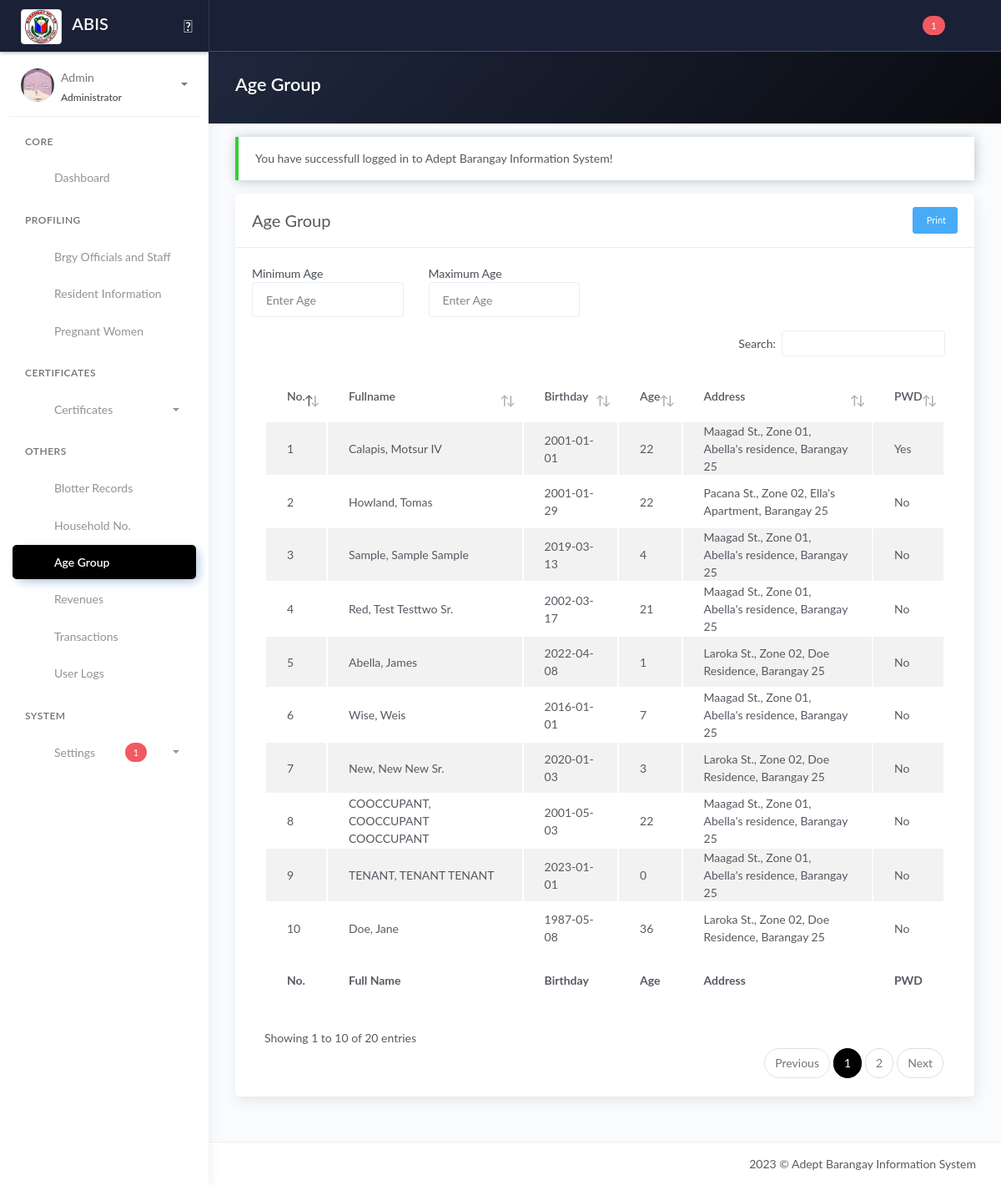
/age-group.php (signed in), run on the app's committed database.
### tables this page shows
CREATE TABLE `tblresident2` (
  `id_resident` int(11) NOT NULL,
  `national_id` varchar(100) NOT NULL,
  `region` varchar(10) NOT NULL,
  `city` varchar(100) NOT NULL,
  `province` varchar(100) NOT NULL,
  `barangay` varchar(100) NOT NULL,
  `citizenship` varchar(100) NOT NULL,
  `picture` text NOT NULL,
  `firstname` varchar(100) NOT NULL,
  `middlename` varchar(100) NOT NULL,
  `lastname` varchar(100) NOT NULL,
  `ext` varchar(10) NOT NULL,
  `alias` varchar(20) NOT NULL,
  `birthplace` varchar(100) NOT NULL,
  `birthdate` date NOT NULL,
  `sex` varchar(20) NOT NULL,
  `civilstatus` varchar(20) NOT NULL,
  `residence_type` varchar(25) NOT NULL COMMENT 'new; co-occupant; tenant',
  `id_household` int(80) NOT NULL,
  `family_head` varchar(10) NOT NULL,
  `date_of_residence` date NOT NULL,
  `vstatus` varchar(10) NOT NULL,
  `identified_as` varchar(20) NOT NULL,
  `phone` varchar(100) NOT NULL,
  `email` varchar(100) NOT NULL,
  `occupation` varchar(100) NOT NULL,
  `resident_type` int(20) NOT NULL DEFAULT 1 COMMENT '1 = Alive; 0 = Deceased',
  `id_org` varchar(100) NOT NULL,
  `pwd` varchar(5) NOT NULL,
  `indigent` varchar(5) NOT NULL,
  `remarks` text NOT NULL,
  `res_updated_at` timestamp NOT NULL DEFAULT current_timestamp() ON UPDATE current_timestamp(),
  `id_user` int(11) NOT NULL
);

CREATE TABLE `tbl_household` (
  `id_household` int(11) NOT NULL,
  `household_number` int(100) NOT NULL,
  `house_no` int(100) NOT NULL COMMENT '(2.1)',
  `id_purok` varchar(50) NOT NULL,
  `household_street_name` varchar(100) NOT NULL COMMENT '(2.2)',
  `household_address` varchar(250) NOT NULL COMMENT '(2.3)',
  `household_type` varchar(250) NOT NULL
);

CREATE TABLE `tblpurok` (
  `id_purok` int(11) NOT NULL,
  `purok_name` varchar(255) DEFAULT NULL,
  `purok_details` text DEFAULT NULL
);

CREATE TABLE `tblbrgy_info` (
  `id_brgy_info` int(11) NOT NULL,
  `province` varchar(100) DEFAULT NULL,
  `town` varchar(100) DEFAULT NULL,
  `brgy_name` varchar(50) DEFAULT NULL,
  `contact_number` varchar(50) DEFAULT NULL,
  `dashboard_text` text DEFAULT NULL,
  `image` varchar(200) DEFAULT NULL,
  `city_logo` varchar(100) DEFAULT NULL,
  `brgy_logo` varchar(100) DEFAULT NULL
);

### model/fetch_brgy_info.php (called while the page is built, shortened)
<?php
    $query = "SELECT * FROM tblbrgy_info";
    $result = $conn->query($query);
	$row = $result->fetch_assoc();
	if($row){
		$brgy 		 = $row['brgy_name'];
	}
?>

### age-group.php (the view, shortened to what this page needs)
<?php include 'server/server.php' ?>
<?php
$query = "SELECT * FROM tblresident2 WHERE resident_type=1";
$result = $conn->query($query);
$resident = array();
while ($row = $result->fetch_assoc()) {
	$resident[] = $row;
}
?>
<!DOCTYPE html>
<html lang="en">
<head>
	<?php include 'templates/header.php' ?>
	<link rel="stylesheet" href="assets/js/plugin/dataTables.dateTime.min.css">
	<link rel="stylesheet" href="assets/js/plugin/datatables/Buttons-1.6.1/css/buttons.dataTables.min.css">
</head>
<body>
	<div class="wrapper">
		<?php include 'templates/main-header.php' ?>
		<?php include 'templates/sidebar.php' ?>
		<div class="main-panel">
			<div class="content">
				<div class="panel-header bg-dark-gradient">
					<div class="page-inner">
						<div class="d-flex align-items-left align-items-md-center flex-column flex-md-row">
							<div>
								<h2 class="text-white fw-bold">Age Group</h2>
							</div>
						</div>
					</div>
				</div>
				<div class="page-inner">
					<div class="row mt--2">
						<div class="col-md-12">
							<?php if (isset($_SESSION['message'])) : ?>
								<div class="alert alert-<?php echo $_SESSION['success']; ?> <?= $_SESSION['success'] == 'danger' ? 'bg-danger text-light' : null ?>" role="alert">
									<?php echo $_SESSION['message']; ?>
								</div>
							<?php endif ?>
							<div class="card">
								<div class="card-header">
									<div class="card-head-row">
										<div class="card-title">Age Group</div>
										<div class="card-tools">
											<a href="#add" data-toggle="modal" class="btn btn-info btn-sm"><i class="fa fa-print"></i>&nbspPrint</a>
										</div>
									</div>
								</div>
								<div class="card-body">
									<div class="row mb-3 w-50">
										<div class="col">
											<label>Minimum Age</label>
											<input type="text" class="form-control" id="min" name="min" placeholder="Enter Age">
										</div>
										<div class="col">
											<label>Maximum Age</label>
											<input type="text" class="form-control" id="max" name="max" placeholder="Enter Age">
										</div>
									</div>
									<div class="table-responsive">
										<table id="agegrouptable" class="display table table-striped">
											<thead>
												<tr>
													<th scope="col">No. </th>
													<th scope="col">Fullname</th>
													<th scope="col">Birthday</th>
													<th scope="col">Age</th>
													<th scope="col">Address</th>
													<th scope="col">PWD</th>
												</tr>
											</thead>
											<tbody>
												<?php if (!empty($resident)) : ?>
													<?php $no = 1;
													foreach ($resident as $row) : ?>
														<tr>
															<td><?= $no ?></td>
															<td><?= $row['lastname'] . ', ' . $row['firstname'] . ' ' . $row['middlename'] . ' ' . $row['ext'] ?></td>
															<td><?= $row['birthdate'] ?></td>
															<?php
															$DateOfBirth = $row['birthdate'];
															$dob = new DateTime($DateOfBirth);
															$now = new DateTime();
															$diff = $now->diff($dob);
															?>
															<td><?= $diff->y; ?></td>
															<td>
																<?php
																$h_id = $row['id_household'];
																$queryHouseholdNumber = "SELECT * FROM tbl_household WHERE id_household='$h_id'";
																$resultHouseholdNumber = $conn->query($queryHouseholdNumber);
																$householdnum = $resultHouseholdNumber->fetch_assoc();
																$p_name = $householdnum['id_purok'];
																$queryPurokName = "SELECT * FROM tblpurok WHERE id_purok='$p_name'";
																$resultPurokName = $conn->query($queryPurokName);
																$pname = $resultPurokName->fetch_assoc();
																echo $householdnum['household_street_name'] . ', ' . $pname['purok_name'] . ', ' . $householdnum['household_address'] . ', ' . $brgy;
																?>
															</td>
															<td><?= $row['pwd'] ?></td>
														</tr>
													<?php $no++;
													endforeach ?>
												<?php endif ?>
											</tbody>
											<tfoot>
												<tr>
													<th scope="col">No. </th>
													<th scope="col">Full Name</th>
													<th scope="col">Birthday</th>
													<th scope="col">Age</th>
													<th scope="col">Address</th>
													<th scope="col">PWD</th>
												</tr>
											</tfoot>
										</table>
									</div>
								</div>
							</div>
						</div>
					</div>
				</div>
			</div>
			<?php include 'templates/main-footer.php' ?>
		</div>
	</div>
	<?php include 'templates/footer.php' ?>
	<link rel="stylesheet" type="text/css" href="https://cdn.datatables.net/v/bs5/jszip-2.5.0/dt-1.13.1/b-2.3.3/b-html5-2.3.3/b-print-2.3.3/datatables.min.css" />
</body>
</html>

### data on the page
tblresident2: lastname "Calapis", firstname "Motsur", ext "IV", birthdate "2001-01-01", birthdate "22", id_household.household_street_name "Maagad St.", tblpurok.purok_name "Zone 01", id_household.household_address "Abella's residence", pwd "Yes"
tblbrgy_info: brgy_name "Barangay 25"
tblresident2: lastname "Howland", firstname "Tomas", birthdate "2001-01-29", birthdate "22", id_household.household_street_name "Pacana St.", tblpurok.purok_name "Zone 02", id_household.household_address "Ella's Apartment", pwd "No"
tblresident2: lastname "Sample", firstname "Sample", middlename "Sample", birthdate "2019-03-13", birthdate "4", id_household.household_street_name "Maagad St.", tblpurok.purok_name "Zone 01", id_household.household_address "Abella's residence", pwd "No"
tblresident2: lastname "Red", firstname "Test", middlename "Testtwo", ext "Sr.", birthdate "2002-03-17", birthdate "21", id_household.household_street_name "Maagad St.", tblpurok.purok_name "Zone 01", id_household.household_address "Abella's residence", pwd "No"
tblresident2: lastname "Abella", firstname "James", birthdate "2022-04-08", birthdate "1", id_household.household_street_name "Laroka St.", tblpurok.purok_name "Zone 02", id_household.household_address "Doe Residence", pwd "No"
tblresident2: lastname "Wise", firstname "Weis", birthdate "2016-01-01", birthdate "7", id_household.household_street_name "Maagad St.", tblpurok.purok_name "Zone 01", id_household.household_address "Abella's residence", pwd "No"
tblresident2: lastname "New", firstname "New", middlename "New", ext "Sr.", birthdate "2020-01-03", birthdate "3", id_household.household_street_name "Laroka St.", tblpurok.purok_name "Zone 02", id_household.household_address "Doe Residence", pwd "No"
tblresident2: lastname "COOCCUPANT", firstname "COOCCUPANT", middlename "COOCCUPANT", birthdate "2001-05-03", birthdate "22", id_household.household_street_name "Maagad St.", tblpurok.purok_name "Zone 01", id_household.household_address "Abella's residence", pwd "No"
tblresident2: lastname "TENANT", firstname "TENANT", middlename "TENANT", birthdate "2023-01-01", birthdate "0", id_household.household_street_name "Maagad St.", tblpurok.purok_name "Zone 01", id_household.household_address "Abella's residence", pwd "No"
tblresident2: lastname "Doe", firstname "Jane", birthdate "1987-05-08", birthdate "36", id_household.household_street_name "Laroka St.", tblpurok.purok_name "Zone 02", id_household.household_address "Doe Residence", pwd "No"

### other printed values
$resultSupport "1"
$_SESSION['username'] "Admin"
$_SESSION['role'] "Administrator"
$_SESSION['message'] "You have successfull logged in to Adept Barangay Information System!"
